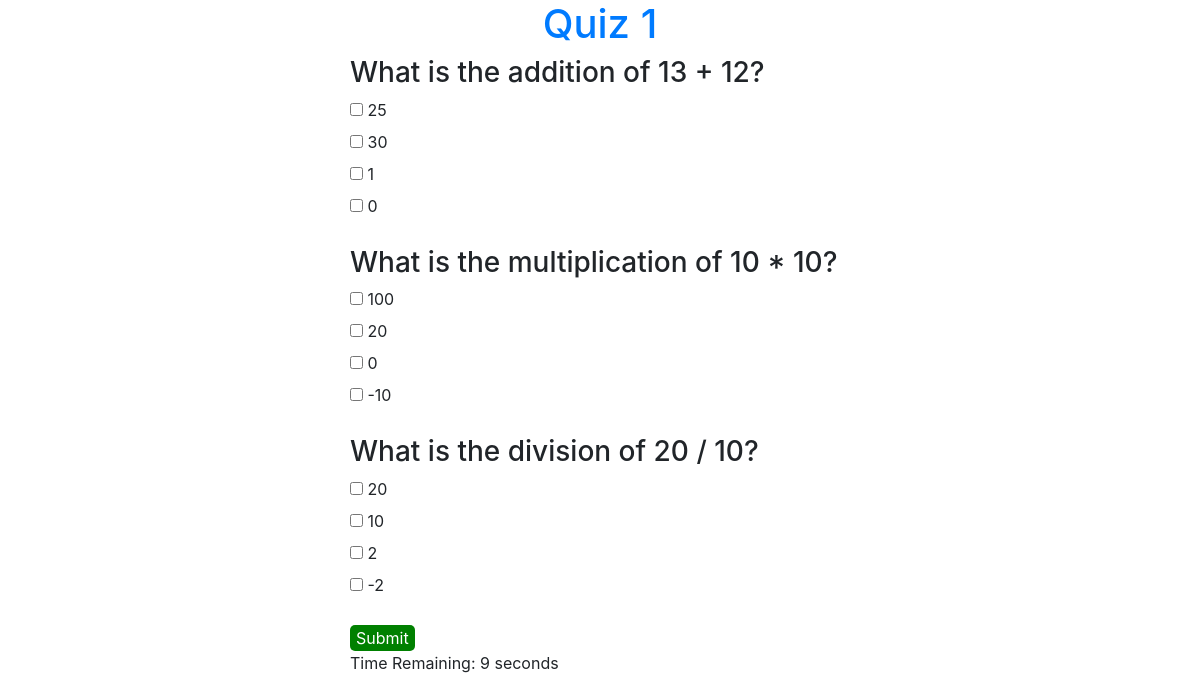
/quiz/quiz-interface/1/, run on the app's committed database.
### quiz/models.py (models this page shows, shortened)
class Quiz(models.Model):
    title = models.CharField(max_length=100)
    image = models.ImageField(upload_to='quiz', blank=True, null=True)
    description = models.TextField()
    quiz_id = models.CharField(max_length=10, default=generate_id, editable=False)
    class Meta:
        ordering = [
            'title'
        ]

class Question(models.Model):
    quiz = models.ForeignKey(Quiz, on_delete=models.CASCADE, related_name='questions')
    text = models.TextField()
    question_name = models.CharField(max_length=50, blank=True, null=True)
    @property
    def question_choices(self):
        choices = Option.objects.filter(question=self)
        return choices

class Option(models.Model):
    question = models.ForeignKey(Question, on_delete=models.CASCADE, related_name='options')
    text = models.CharField(max_length=100)
    is_correct = models.BooleanField(default=False)
    related_options = models.ManyToManyField('self', symmetrical=False, blank=True)

### quiz/views.py (the view)
# urls.py: path('quiz-interface/<int:quiz_id>/', views.quiz_interface, name="quiz_interface"),
def quiz_interface(request, quiz_id):
    quiz = get_object_or_404(Quiz, id=quiz_id)
    questions = Question.objects.filter(quiz=quiz)
    context = {
        'quiz': quiz,
        'questions': questions,
    }
    return render(request, 'quiz/quiz_interface.html', context)

### templates/quiz/quiz_interface.html (shortened to what this page needs)
<!DOCTYPE html>
<html lang="en">
    <head>
        <link rel="stylesheet" href="https://maxcdn.bootstrapcdn.com/bootstrap/4.5.2/css/bootstrap.min.css">
    </head>
    <body>
       <h1>{{ quiz.title }}</h1>
       <div class="quiz-container">
            <div class="question-container">
                <form method="POST" action="{% url 'submit_answer' quiz.id %}">
                    {% for question in questions %}
                    <div class="question">
                        <h3>{{ question.text }}</h3>
                        <div>
                            {% for choice in question.question_choices %}
                            <li class="checkbox">
                                <input type="checkbox" id="option{{ choice.text }}" name="{{ question.question_name }}" value="{{ choice.text }}">
                                <label for="option{{ choice.text }}"> {{ choice.text }}</label>
                            </li>
                            {% endfor %}
                        </div>
                    </div>
                {% empty %}
                    <p>No questions available for this quiz.</p>
                {% endfor %}
                <div>
                    <button type="submit">Submit</button>
                </div>
                </form>
            </div>
            <div id="timer">Time Remaining: <span id="countdown">10</span> seconds</div>
       </div>
    </body>
</html>

### templates/quiz/quiz_interface.html (style rules this page uses)
h1 { text-align: center; color: #007bff; }
.quiz-container { margin-bottom: 30px; margin-left: 350px; }
.question { margin-bottom: 20px; }
.checkbox { list-style: none; }
button[type="submit"] { background-color: green; color: white; paddding: 10px 20px; border: none; border-radius: 5px; cursor: pointer; }

### data on the page
Quiz: title "Quiz 1"
Question: text "What is the addition of 13 + 12?"
Option: text "25"
Option: text "30"
Option: text "1"
Option: text "0"
Question: text "What is the multiplication of 10 * 10?"
Option: text "100"
Option: text "20"
Option: text "0"
Option: text "-10"
Question: text "What is the division of 20 / 10?"
Option: text "20"
Option: text "10"
Option: text "2"
Option: text "-2"
